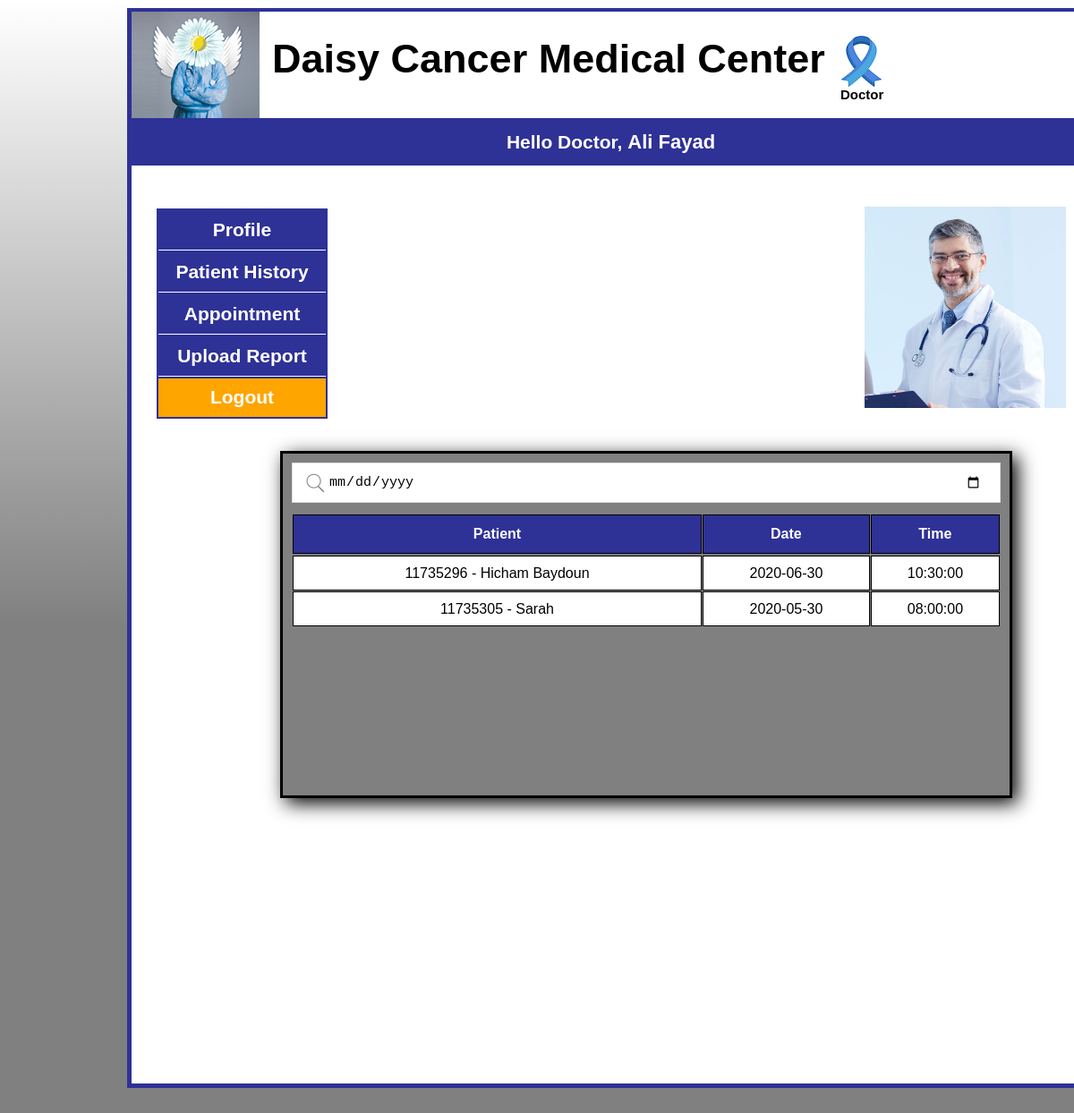
Page /Frontend/d_view_app.php (signed in) on the committed database.
### tables this page shows
CREATE TABLE `doctor` (
  `doctorID` int(20) NOT NULL,
  `d_name` varchar(50) NOT NULL,
  `specialty` varchar(20) NOT NULL,
  `d_address` varchar(70) DEFAULT NULL,
  `d_phone` varchar(15) DEFAULT NULL,
  `d_email` varchar(20) NOT NULL,
  `d_gender` varchar(10) DEFAULT NULL,
  `d_password` varchar(15) DEFAULT NULL,
  `d_image` varchar(50) DEFAULT NULL
);

CREATE TABLE `appointment` (
  `patientID` int(20) NOT NULL,
  `doctorID` int(20) NOT NULL,
  `app_no` int(20) NOT NULL,
  `p_name` varchar(20) NOT NULL,
  `d_name` varchar(20) NOT NULL,
  `date` date DEFAULT NULL,
  `time` time DEFAULT NULL
);

### Frontend/d_view_app.php (the view, shortened to what this page needs)
<html>
<head>
</head>
<body vlink="#FFFFFF">
	<div id="apDiv1">
		<?php include('doctor_header.php'); ?>
		<?php include('doctor_header2.php'); ?>
		<div id="apDiv3">
			<form name="form1" method="post" action="">
				<table width="792" height="51" cellpadding="1" cellspacing="1" id="myTable">
					<input type="date" id="myInput" onkeyup="myFunction()" placeholder="Search History by Patient name or ID.." title="Type in a name">
					<tr>
						<th height="44">Patient</th>
						<th height="44">Date</th>
						<th height="44">Time</th>
					</tr>
					<tr>
						<?php
						$uid = $_SESSION['id'];
						$querySelect = "select doctorID, d_name,patientID, p_name, date, time from appointment where doctorID='$uid'";
						if (!($database = mysqli_connect("localhost", "root", "")))
							die("Could not connect to database </body></html>");
						if (!($result = mysqli_query($database, $querySelect))) {
							print("<p>Could not execute query!</p>");
							die(mysqli_error() . "</body></html>");
						}
						while ($row = mysqli_fetch_row($result)) {
							print "<tr height='39'>";
							print "<td>" . $row[2] . " - " . $row[3] . "</td>";
							print "<td>" . $row[4] . "</td>";
							print "<td>" . $row[5] . "</td>";
							print "</tr>";
						}
						?>
					</tr>
				</table>
			</form>
		</div>
	</div>
</body>
</html>

### Frontend/doctor_header.php (shortened to what this page needs)
<div id="apDiv2">
	<div id="apDiv4"></div>
	<div id="apDiv5">
		<div align="left">Daisy Cancer Medical Center <img src="Image/ribbon.png" align="top"></div>
		<div align="left" class="doctor">Doctor</div>
	</div>
</div>
<div id="apDiv6">
	<table width="1071" height="54" border="0">
		<tr>
			<td width="145">
				<div align="center" id="ap6"><a>Hello Doctor,
						<?php
						$uid = $_SESSION['id'];
						$querySelect = "select d_name from doctor where doctorID='$uid'";
						if (!($database = mysqli_connect("localhost", "root", "")))
							die("Could not connect to database </body></html>");
						if (!($result = mysqli_query($database, $querySelect))) {
							print("<p>Could not execute query!</p>");
							die(mysqli_error() . "</body></html>");
						}
						$row = mysqli_fetch_row($result);
						print "<font style='font-size:22px;'><strong>" . $row[0] . "</strong></font>";
						?>
					</a></div>
			</td>
		</tr>
	</table>
</div>

### Frontend/doctor_header2.php (shortened to what this page needs)
<html>
<head>
	<div id="apDiv12">
		<div id="apDiv15">
			<?php
			$uid = $_SESSION['id'];
			$querySelect = "select d_image from doctor where doctorID='$uid'";
			if (!($database = mysqli_connect("localhost", "root", "")))
				die("Could not connect to database </body></html>");
			if (!($result = mysqli_query($database, $querySelect))) {
				print("<p>Could not execute query!</p>");
				die(mysqli_error() . "</body></html>");
			}
			$row = mysqli_fetch_row($result);
			$img = $row[0];
			print "<img src='imge/";
			print $img;
			print "' height='225px' width='225px'>";
			?>
		</div>
		<div id="apDiv8">
			<table width="191" height="235" border="0">
				<tr>
					<td width="195">
						<div align="center"><a href="doctor_profile.php">Profile</a></div>
					</td>
				</tr>
				<tr>
					<td onMouseOver="show1()" onMouseOut="hide1()">
						<div align="center"><a href="#">Patient History</a></div>
					</td>
				</tr>
				<tr>
					<td onmouseover="show()" onMouseOut="hide()">
						<div align="center"><a href="#">Appointment</a></div>
					</td>
				</tr>
				<tr>
					<td>
						<div align="center"><a href="p_report.php">Upload Report</a></div>
					</td>
				</tr>
				<tr>
					<td class="logout">
						<div align="center"><a href="d_logout.php">Logout</a></div>
					</td>
				</tr>
			</table>
		</div>
	</div>

### Frontend/d_view_app.php (style rules this page uses)
#apDiv3 { position: absolute; width: 792px; height: 362px; z-index: 12; left: 166px; top: 490px; border: 3px solid black; background-color: gray; box-shadow: 6px 6px 20px rgba(0, 0, 0, 1); padding: 10px; }
#apDiv3 tr td { background-color: white; border: 1px solid black; text-align: center; }
#apDiv3 tr th { background-color: #2e3196; color: white; border: 1px solid black; }
#myInput { background-image: url('Image/search.png'); background-position: 10px 7px; background-repeat: no-repeat; width: 100%; font-size: 15px; padding: 12px 20px 12px 40px; border: 1px solid #ddd; margin-bottom: 12px; }

### Frontend/doctor_header.php (style rules this page uses)
body { height: 1400px; background-image: linear-gradient(white, grey, grey); font-family: Arial, Helvetica, sans-serif; margin: 0 auto; padding: 0px; }
#apDiv1 { position: absolute; width: 1070px; height: 1197px; z-index: 1; left: 142px; top: 9px; color: #CCC; background-color: white; border: 5px solid #2e3196; }
#apDiv2 { position: absolute; width: 1071px; height: 119px; z-index: 1; left: 0px; top: -1px; color: #D6D6D6; background-color: #FFFFFF; ; }
#apDiv4 { position: absolute; width: 151px; height: 120px; z-index: 2; background-image: url(Image/logo.png); background-repeat: no-repeat; }
#apDiv5 { position: absolute; width: 785px; height: 74px; z-index: 1; left: 157px; top: 27px; font-size: 45px; color: black; font-weight: bold; }
#apDiv6 { position: absolute; width: 1071px; height: 53px; z-index: 3; top: 118px; background-color: #2e3196; font-weight: bold; color: #FFF; left: 0px; }
a:link { text-decoration: none; color: white; font-weight: bold; font-size: 21px; }
a { text-decoration: none; color: white; font-weight: bold; font-size: 21px; }
#apDiv5 .doctor { position: absolute; font-size: 15px; left: 635px; }

### Frontend/doctor_header2.php (style rules this page uses)
#apDiv8 { position: absolute; width: 191px; height: 235px; left: 2px; top: 16px; background-color: #2e3196; }
#apDiv8 tr td { background-color: #2e3196; }
#apDiv12 { position: absolute; width: 1019px; height: 891px; z-index: 10; left: 26px; top: 203px; }
#apDiv15 { position: absolute; width: 225px; height: 225px; z-index: 5; left: 793px; top: 14px; }
#apDiv8 td { border-bottom: 1px solid white; }
#apDiv8 .logout { border-bottom: 0px solid white; background-color: orange; }

### rows in the picture
doctor: d_name "Ali Fayad", d_image (picture)
appointment: patientID "11735296", p_name "Hicham Baydoun", date "2020-06-30", time "10:30:00"
appointment: patientID "11735305", p_name "Sarah", date "2020-05-30", time "08:00:00"
